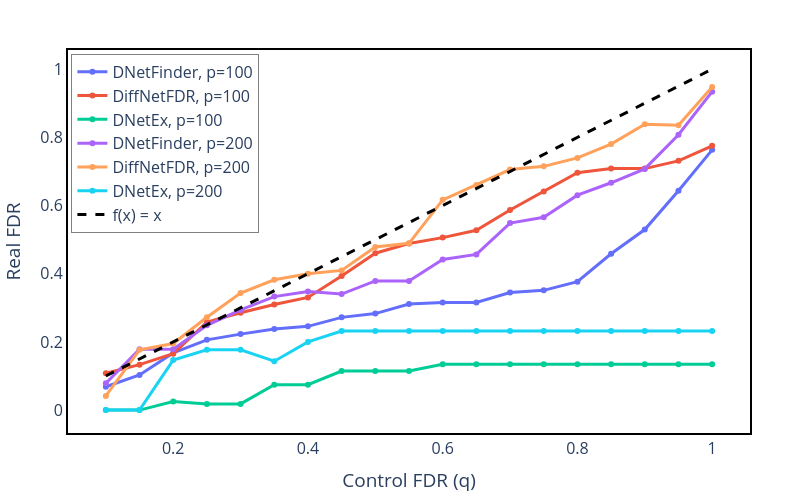

This figure's notebook cell:
### Code cell
pfig = go.Figure()
temp_df = r1.groupby('alpha').FDR.mean().reset_index()
temp_df2 = s1.groupby('alpha').FDR.mean().reset_index()
grouped = r1.groupby('alpha').FDR.agg(['mean', 'std']).reset_index()

run_number = 0

fig = go.Figure()
fig.add_trace(
    go.Scatter(
        x=temp_df.alpha.values,
        y=temp_df.FDR.values,
        mode='lines+markers',
        name='DNetFinder, p=100'
    )
)

fig.add_trace(
    go.Scatter(
        x=temp_df2.alpha.values,
        y=temp_df2.FDR.values,
        mode='lines+markers',
        name='DiffNetFDR, p=100'
    )
)

fig.add_trace(
    go.Scatter(
        x=runs_qs_list[run_number],
        y=runs_fdr_list[run_number],
        mode='lines+markers',
        name=f'DNetEx, p=100'
    )
)

temp_df = r2.groupby('alpha').FDR.mean().reset_index()
temp_df2 = s2.groupby('alpha').FDR.mean().reset_index()
grouped = r2.groupby('alpha').FDR.agg(['mean', 'std']).reset_index()

run_number = 1

fig.add_trace(
    go.Scatter(
        x=temp_df.alpha.values,
        y=temp_df.FDR.values,
        mode='lines+markers',
        name='DNetFinder, p=200'
    )
)

fig.add_trace(
    go.Scatter(
        x=temp_df2.alpha.values,
        y=temp_df2.FDR.values,
        mode='lines+markers',
        name='DiffNetFDR, p=200'
    )
)

fig.add_trace(
    go.Scatter(
        x=runs_qs_list[run_number],
        y=runs_fdr_list[run_number],
        mode='lines+markers',
        name=f'DNetEx, p=200'
    )
)

fig.add_trace(
    go.Scatter(
        x=[min(runs_qs_list[run_number]), max(runs_qs_list[run_number])],
        y=[min(runs_qs_list[run_number]), max(runs_qs_list[run_number])],
        mode='lines',
        line=dict(color='black', dash='dash'),
        name="f(x) = x"
    )
)

fig.update_traces(line=dict(width=3))

fig.update_layout(
    autosize=False,
    xaxis1=dict(tickfont=dict(size=16),showticklabels=True),
    yaxis1=dict(tickfont=dict(size=16),showticklabels=True),
    width=800,
    height=500,
    xaxis_title='Control FDR (q)',
    yaxis_title='Real FDR',
    plot_bgcolor='white',
    paper_bgcolor='white',
    margin=dict(l=50, r=50, t=50, b=50),
    showlegend=True,
    legend=dict(
        x=0.005,
        y=0.99,  
        xanchor='left',
        yanchor='top',
        bgcolor='rgba(255, 255, 255, 0.6)',
        bordercolor='gray',
        borderwidth=1
    ),
    xaxis=dict(showline=True, linewidth=2, linecolor='black', mirror=True),
    yaxis=dict(showline=True, linewidth=2, linecolor='black', mirror=True),
    font=dict(size=16)
)

fig.write_image("Results/fdr-control.pdf")
fig.show()

### Figure 1 — Plotly figure (JSON) as saved in the notebook; plotly's stock layout.template omitted (floating-point values rounded to 4 significant figures)
{"data": [{"line": {"width": 3}, "mode": "lines+markers", "name": "DNetFinder, p=100", "type": "scatter", "x": [0.1, 0.15, 0.2, 0.25, 0.3, 0.35, 0.4, 0.45, 0.5, 0.55, 0.6, 0.65, 0.7, 0.75, 0.8, 0.85, 0.9, 0.95, 1], "y": [0.06857, 0.1031, 0.1677, 0.2061, 0.2229, 0.2379, 0.2456, 0.272, 0.283, 0.3113, 0.3158, 0.3158, 0.3446, 0.3513, 0.3767, 0.4586, 0.5295, 0.6436, 0.7633]}, {"line": {"width": 3}, "mode": "lines+markers", "name": "DiffNetFDR, p=100", "type": "scatter", "x": [0.1, 0.15, 0.2, 0.25, 0.3, 0.35, 0.4, 0.45, 0.5, 0.55, 0.6, 0.65, 0.7, 0.75, 0.8, 0.85, 0.9, 0.95, 1], "y": [0.108, 0.1333, 0.1654, 0.2582, 0.2857, 0.3095, 0.3304, 0.3934, 0.4602, 0.4885, 0.5059, 0.5273, 0.5871, 0.6411, 0.6964, 0.7083, 0.7083, 0.731, 0.7753]}, {"line": {"width": 3}, "mode": "lines+markers", "name": "DNetEx, p=100", "type": "scatter", "x": [0.1, 0.15, 0.2, 0.25, 0.3, 0.35, 0.4, 0.45, 0.5, 0.55, 0.6, 0.65, 0.7, 0.75, 0.8, 0.85, 0.9, 0.95, 1], "y": [0, 0, 0.025, 0.01818, 0.01818, 0.07455, 0.07455, 0.1145, 0.1145, 0.1145, 0.1345, 0.1345, 0.1345, 0.1345, 0.1345, 0.1345, 0.1345, 0.1345, 0.1345]}, {"line": {"width": 3}, "mode": "lines+markers", "name": "DNetFinder, p=200", "type": "scatter", "x": [0.1, 0.15, 0.2, 0.25, 0.3, 0.35, 0.4, 0.45, 0.5, 0.55, 0.6, 0.65, 0.7, 0.75, 0.8, 0.85, 0.9, 0.95, 1], "y": [0.07857, 0.1786, 0.1786, 0.2486, 0.2938, 0.3328, 0.3479, 0.3403, 0.3789, 0.3789, 0.4417, 0.4565, 0.5486, 0.5655, 0.6304, 0.6667, 0.7075, 0.8076, 0.9339]}, {"line": {"width": 3}, "mode": "lines+markers", "name": "DiffNetFDR, p=200", "type": "scatter", "x": [0.1, 0.15, 0.2, 0.25, 0.3, 0.35, 0.4, 0.45, 0.5, 0.55, 0.6, 0.65, 0.7, 0.75, 0.8, 0.85, 0.9, 0.95, 1], "y": [0.04167, 0.1768, 0.1953, 0.2722, 0.3434, 0.3823, 0.4, 0.4097, 0.4786, 0.4891, 0.6167, 0.6605, 0.7056, 0.7149, 0.7397, 0.7804, 0.8386, 0.8354, 0.9474]}, {"line": {"width": 3}, "mode": "lines+markers", "name": "DNetEx, p=200", "type": "scatter", "x": [0.1, 0.15, 0.2, 0.25, 0.3, 0.35, 0.4, 0.45, 0.5, 0.55, 0.6, 0.65, 0.7, 0.75, 0.8, 0.85, 0.9, 0.95, 1], "y": [0, 0, 0.1467, 0.1767, 0.1767, 0.1433, 0.2, 0.2317, 0.2317, 0.2317, 0.2317, 0.2317, 0.2317, 0.2317, 0.2317, 0.2317, 0.2317, 0.2317, 0.2317]}, {"line": {"color": "black", "dash": "dash", "width": 3}, "mode": "lines", "name": "f(x) = x", "type": "scatter", "x": [0.1, 1], "y": [0.1, 1]}], "layout": {"autosize": false, "font": {"size": 16}, "height": 500, "legend": {"bgcolor": "rgba(255, 255, 255, 0.6)", "bordercolor": "gray", "borderwidth": 1, "x": 0.005, "xanchor": "left", "y": 0.99, "yanchor": "top"}, "margin": {"b": 50, "l": 50, "r": 50, "t": 50}, "paper_bgcolor": "white", "plot_bgcolor": "white", "showlegend": true, "width": 800, "xaxis": {"linecolor": "black", "linewidth": 2, "mirror": true, "showline": true, "showticklabels": true, "tickfont": {"size": 16}, "title": {"text": "Control FDR (q)"}}, "yaxis": {"linecolor": "black", "linewidth": 2, "mirror": true, "showline": true, "showticklabels": true, "tickfont": {"size": 16}, "title": {"text": "Real FDR"}}}}
